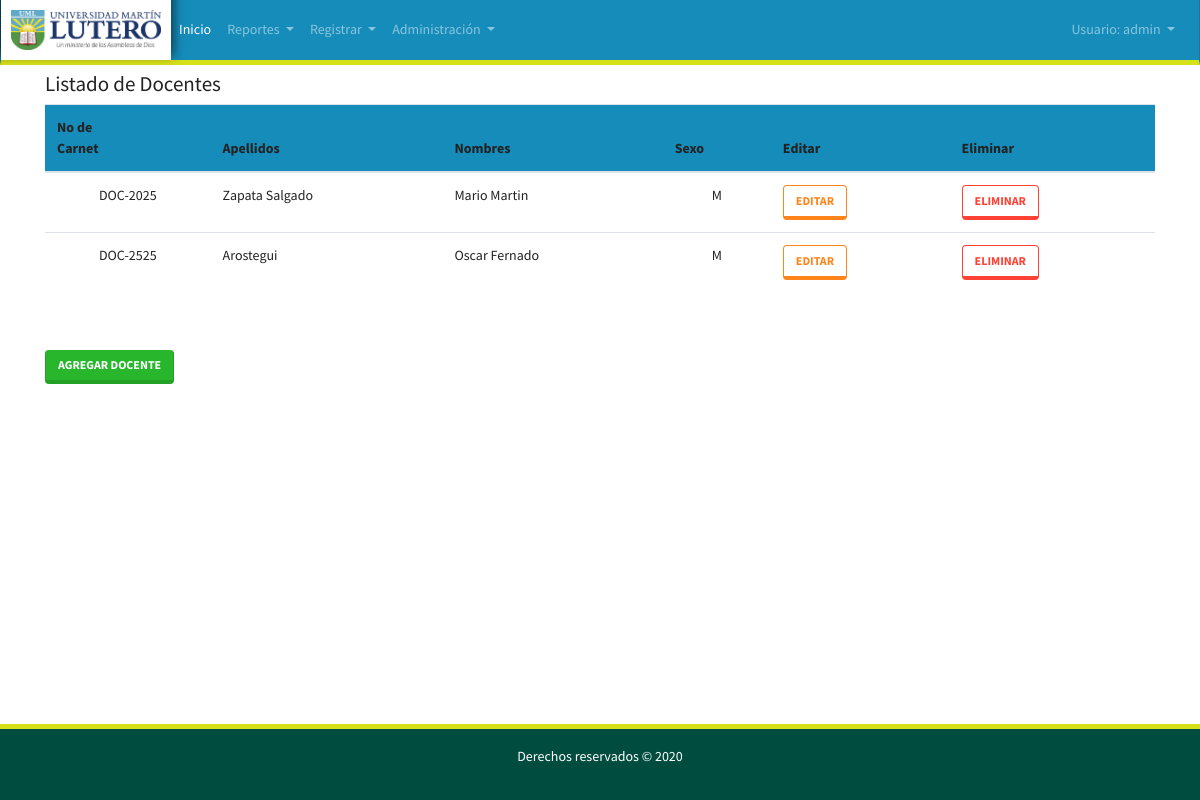
/listadodocentes.view.php (signed in), run on the app's committed database.
### tables this page shows
CREATE TABLE `docentes` (
  `id` int(11) NOT NULL,
  `nombre_docente` varchar(50) NOT NULL,
  `apellido_apellido` varchar(50) NOT NULL,
  `Numdecarnet` varchar(8) NOT NULL,
  `sexo` varchar(11) NOT NULL
);

### listadodocentes.view.php (the view, shortened to what this page needs)
<?php
require 'functions.php';
$docentes = $conn->prepare("SELECT d.id, d.nombre_docente, d.apellido_apellido, d.Numdecarnet, d.sexo  FROM docentes as d ");
$docentes->execute();
$docentes = $docentes->fetchAll();
?>
<!DOCTYPE html>
<html>
<head>
    <link rel="stylesheet" href="css/bootstrap.min.css">
    <link rel="stylesheet" type="text/css" href="css/dataTables.bootstrap4.min.css" />
</head>
<body class="d-flex flex-column min-vh-100">
<?php include 'includes/nav.php'?>
    <div class="container">
        <br>
        <h4>Listado de Docentes</h4>
        <div id="example_wrapper">
            <table class="table" cellspacing="0" cellpadding="0">
                <thead>
                    <tr class="bg-primary">
                        <th>No de<br>Carnet</th>
                        <th>Apellidos</th>
                        <th>Nombres</th>
                        <th>Sexo</th>
                        <th>Editar</th>
                        <th>Eliminar</th>
                    </tr>
                </thead>
                <tbody>
                    <?php foreach ($docentes as $docente) : ?>
                        <tr>
                            <td align="center"><?php echo $docente['Numdecarnet'] ?></td>
                            <td><?php echo $docente['apellido_apellido'] ?></td>
                            <td><?php echo $docente['nombre_docente'] ?></td>
                            <td align="center"><?php echo $docente['sexo'] ?></td>
                            <td><a class="btn btn-outline-warning" href="docentesedit.view.php?id=<?php echo $docente['id'] ?>">Editar</a> </td>
                            <td><a class="btn btn-outline-danger" href="docentesdelete.php?id=<?php echo $docente['id'] ?>">Eliminar</a> </td>
                        </tr>
                    <?php endforeach; ?>
                </tbody>
            </table>
        </div>
        <br><br>
        <a class="btn btn-success" href="docentes.view.php">Agregar Docente</a>
        <br><br>
    </div>
    <?php
    include 'includes/footer.php';
    ?>
</body>
</html>

### includes/nav.php (style rules this page uses)
.container { margin-top: 50px; }

### data on the page
docentes: Numdecarnet "DOC-2025", apellido_apellido "Zapata Salgado", nombre_docente "Mario Martin", sexo "M"
docentes: Numdecarnet "DOC-2525", apellido_apellido "Arostegui", nombre_docente "Oscar Fernado", sexo "M"

### other printed values
$_SESSION["username"] "admin"
